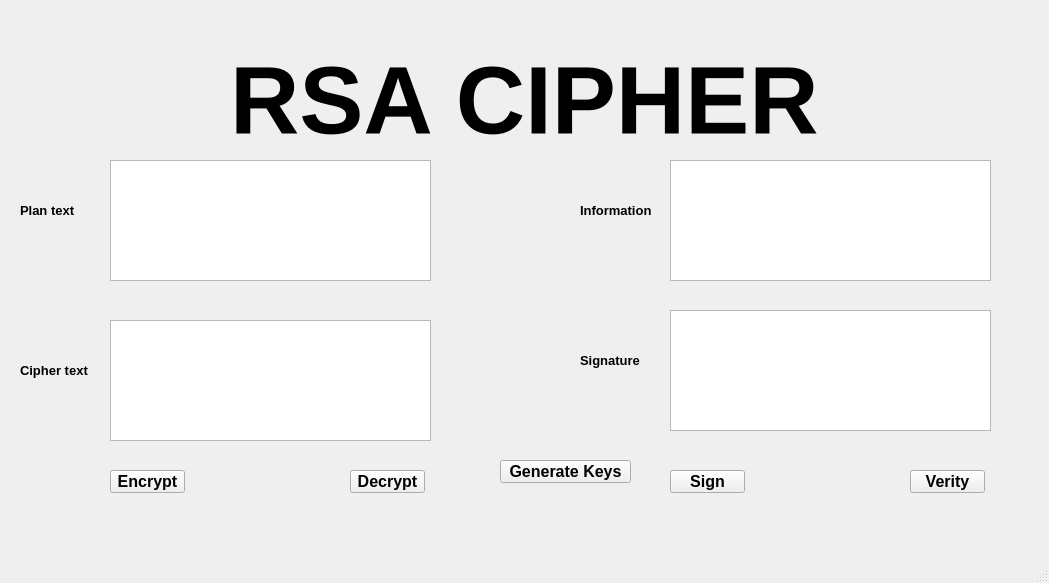
<?xml version="1.0" encoding="UTF-8"?>
<ui version="4.0">
 <class>MainWindow</class>
 <widget class="QMainWindow" name="MainWindow">
  <property name="geometry">
   <rect>
    <x>0</x>
    <y>0</y>
    <width>1049</width>
    <height>583</height>
   </rect>
  </property>
  <property name="windowTitle">
   <string>MainWindow</string>
  </property>
  <widget class="QWidget" name="centralwidget">
   <widget class="QLabel" name="label">
    <property name="geometry">
     <rect>
      <x>230</x>
      <y>40</y>
      <width>671</width>
      <height>121</height>
     </rect>
    </property>
    <property name="font">
     <font>
      <pointsize>72</pointsize>
      <weight>75</weight>
      <bold>true</bold>
     </font>
    </property>
    <property name="text">
     <string>RSA CIPHER</string>
    </property>
   </widget>
   <widget class="QTextEdit" name="txtPlantext">
    <property name="geometry">
     <rect>
      <x>110</x>
      <y>160</y>
      <width>321</width>
      <height>121</height>
     </rect>
    </property>
   </widget>
   <widget class="QLabel" name="label_2">
    <property name="geometry">
     <rect>
      <x>20</x>
      <y>180</y>
      <width>81</width>
      <height>61</height>
     </rect>
    </property>
    <property name="font">
     <font>
      <pointsize>10</pointsize>
      <weight>75</weight>
      <bold>true</bold>
     </font>
    </property>
    <property name="text">
     <string>Plan text</string>
    </property>
   </widget>
   <widget class="QTextEdit" name="txtCiphertext">
    <property name="geometry">
     <rect>
      <x>110</x>
      <y>320</y>
      <width>321</width>
      <height>121</height>
     </rect>
    </property>
   </widget>
   <widget class="QLabel" name="label_3">
    <property name="geometry">
     <rect>
      <x>20</x>
      <y>340</y>
      <width>81</width>
      <height>61</height>
     </rect>
    </property>
    <property name="font">
     <font>
      <pointsize>10</pointsize>
      <weight>75</weight>
      <bold>true</bold>
     </font>
    </property>
    <property name="text">
     <string>Cipher text</string>
    </property>
   </widget>
   <widget class="QTextEdit" name="txtInformation">
    <property name="geometry">
     <rect>
      <x>670</x>
      <y>160</y>
      <width>321</width>
      <height>121</height>
     </rect>
    </property>
   </widget>
   <widget class="QLabel" name="label_4">
    <property name="geometry">
     <rect>
      <x>580</x>
      <y>180</y>
      <width>81</width>
      <height>61</height>
     </rect>
    </property>
    <property name="font">
     <font>
      <pointsize>10</pointsize>
      <weight>75</weight>
      <bold>true</bold>
     </font>
    </property>
    <property name="text">
     <string>Information</string>
    </property>
   </widget>
   <widget class="QTextEdit" name="txtSignature">
    <property name="geometry">
     <rect>
      <x>670</x>
      <y>310</y>
      <width>321</width>
      <height>121</height>
     </rect>
    </property>
   </widget>
   <widget class="QLabel" name="label_5">
    <property name="geometry">
     <rect>
      <x>580</x>
      <y>330</y>
      <width>81</width>
      <height>61</height>
     </rect>
    </property>
    <property name="font">
     <font>
      <pointsize>10</pointsize>
      <weight>75</weight>
      <bold>true</bold>
     </font>
    </property>
    <property name="text">
     <string>Signature</string>
    </property>
   </widget>
   <widget class="QPushButton" name="btEncry">
    <property name="geometry">
     <rect>
      <x>110</x>
      <y>470</y>
      <width>75</width>
      <height>23</height>
     </rect>
    </property>
    <property name="font">
     <font>
      <pointsize>12</pointsize>
      <weight>75</weight>
      <bold>true</bold>
     </font>
    </property>
    <property name="text">
     <string>Encrypt</string>
    </property>
   </widget>
   <widget class="QPushButton" name="btDecry">
    <property name="geometry">
     <rect>
      <x>350</x>
      <y>470</y>
      <width>75</width>
      <height>23</height>
     </rect>
    </property>
    <property name="font">
     <font>
      <pointsize>12</pointsize>
      <weight>75</weight>
      <bold>true</bold>
     </font>
    </property>
    <property name="text">
     <string>Decrypt</string>
    </property>
   </widget>
   <widget class="QPushButton" name="btSign">
    <property name="geometry">
     <rect>
      <x>670</x>
      <y>470</y>
      <width>75</width>
      <height>23</height>
     </rect>
    </property>
    <property name="font">
     <font>
      <pointsize>12</pointsize>
      <weight>75</weight>
      <bold>true</bold>
     </font>
    </property>
    <property name="text">
     <string>Sign</string>
    </property>
   </widget>
   <widget class="QPushButton" name="btVerity">
    <property name="geometry">
     <rect>
      <x>910</x>
      <y>470</y>
      <width>75</width>
      <height>23</height>
     </rect>
    </property>
    <property name="font">
     <font>
      <pointsize>12</pointsize>
      <weight>75</weight>
      <bold>true</bold>
     </font>
    </property>
    <property name="text">
     <string>Verity</string>
    </property>
   </widget>
   <widget class="QPushButton" name="btGenerateKey">
    <property name="geometry">
     <rect>
      <x>500</x>
      <y>460</y>
      <width>131</width>
      <height>23</height>
     </rect>
    </property>
    <property name="font">
     <font>
      <pointsize>12</pointsize>
      <weight>75</weight>
      <bold>true</bold>
     </font>
    </property>
    <property name="text">
     <string>Generate Keys</string>
    </property>
   </widget>
  </widget>
  <widget class="QMenuBar" name="menubar">
   <property name="geometry">
    <rect>
     <x>0</x>
     <y>0</y>
     <width>1049</width>
     <height>21</height>
    </rect>
   </property>
  </widget>
  <widget class="QStatusBar" name="statusbar"/>
 </widget>
 <resources/>
 <connections/>
</ui>
